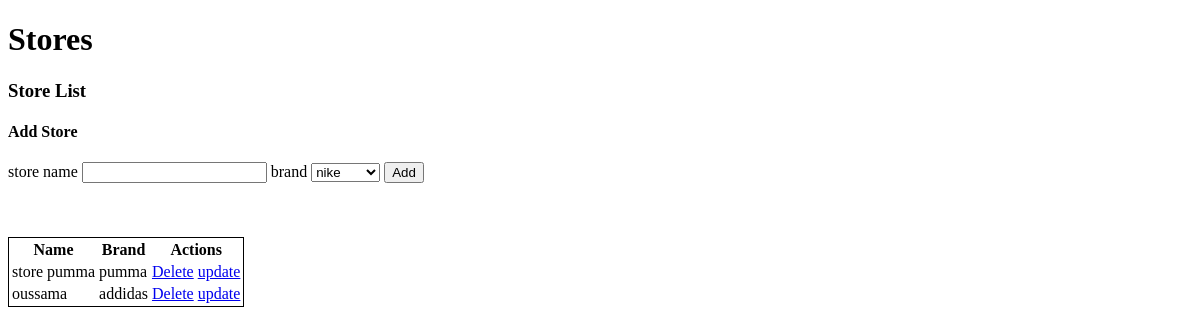
Before: /brand/stores/ with the older database file.
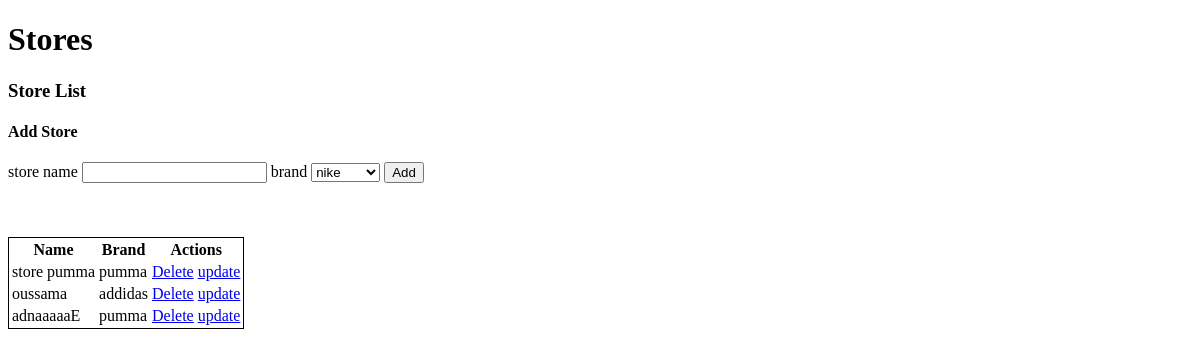
After: the same page with the newer database file.
### crud/models.py (models this page shows, shortened)
class Store(models.Model):
    name = models.CharField(max_length=255)
    brand = models.ForeignKey(Brand, on_delete=models.CASCADE)

class Brand(models.Model):
    name = models.CharField(max_length=255)

### crud/views.py (the view)
# urls.py: path('stores/', list_stores, name='list_stores'),
def list_stores(request):
    if request.method == 'POST':
        data = AddStoreForm(request.POST)
        if data.is_valid():
            s = Store.objects.create(name=data.data.get('name'), brand_id=data.data.get('brand'))
            s.save()
    brands = Brand.objects.all()
    stores = Store.objects.all()
    return render(request, 'store/view.html', context={
        'stores': stores,
        'brands': brands
    })

### crud/templates/store/view.html
{% extends 'index.html' %}
{% block content %}
<h1>Stores</h1>
<h3>Store List</h3>
{% include 'store/add.html' %}
<br>
<br>
<br>
<table style="border:1px solid black;">
    <thead>
    <tr>
        <th>Name</th>
        <th>Brand</th>
        <th>Actions</th>
    </tr>
    </thead>
    <tbody>
    {% for store in stores %}
    <tr>
        <td>{{ store.name }}</td>
        <td>{{ store.brand.name }}</td>
        <td>
            <a href="{% url 'delete_store' store.id %}">Delete</a>
            <a href="{% url 'update_store' store.id %}">update</a>
        </td>
    </tr>
    {% endfor %}
    </tbody>
</table>
{% endblock content%}

### crud/templates/index.html (shortened to what this page needs)
<!doctype html>
<html lang="en">
<head>
</head>
<body>
{% block content %}
{% endblock %}
</body>
</html>

### crud/templates/store/add.html (shortened to what this page needs)
<h4>Add Store</h4>
<form action="{% url 'list_stores' %}" method="post">
    <label>store name</label>
    <input type="text" name="name" required>
    <label>brand</label>
    <select name="brand">
        {% for brand in brands %}
            <option value="{{brand.id}}">{{ brand.name }}</option>
        {% endfor %}
    </select>
    <button type="submit">Add</button>
</form>

Changed rows visible on the page:
added Store: name "adnaaaaaE", brand.name "pumma"
